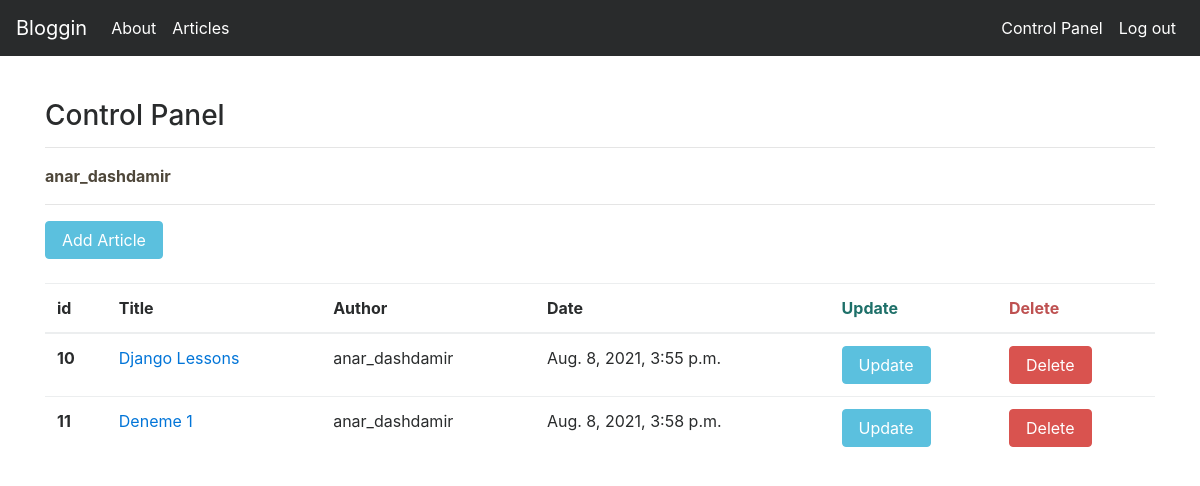
Screenshot of /articles/dashboard/ (signed in) with the database file from the repository.
### article/models.py (models this page shows, shortened)
class Article (models.Model):
    author = models.ForeignKey("auth.User", on_delete= models.CASCADE, verbose_name= "Author")
    title = models.CharField(max_length=50, verbose_name= "Title")
    content = RichTextField(verbose_name= "Content")
    created_date = models.DateTimeField(auto_now_add = True, verbose_name= "Date")
    article_image = models.FileField(blank= True, null= True, verbose_name= "Upload picture")

### article/views.py (the view)
# urls.py: path('dashboard/', views.dashboard, name= "dashboard" ),
@login_required(login_url="user:login")
def dashboard(request):
    articles = Article.objects.filter(author = request.user)
    context ={
        "articles": articles
    }
    return render(request,"dashboard.html", context)

### templates/dashboard.html
{% extends 'layout.html' %}
{% block body %}
<h3>Control Panel</h3>
<hr>
<p>
     <strong style="color :rgb(78, 71, 58)">{{request.user.username}}</strong>
</p>
<hr>
<a href="/articles/addarticle" class="btn btn-info">Add Article</a>
<br> <br>
{% if articles %}
<table class="table table-hover">
    <thead>
        <tr>
            <th scope="col">id</th>
            <th scope="col">Title</th>
            <th scope="col">Author</th>
            <th scope="col">Date</th>
            <th scope="col" style="color: rgb(30, 112, 105);">Update</th>
            <th scope="col" style="color: rgb(190, 81, 81);">Delete</th>
        </tr>
    </thead>
    <tbody>
        {% for article in articles %}
        <tr>
            <th scope="row">{{article.id}}</th>
            <td><a href="/articles/article/{{article.id}}">{{article.title}}</a></td>
            <td>{{article.author.username}}</td>
            <td>{{article.created_date}}</td>
            <td><a href="/articles/update/{{article.id}}" class="btn btn-info">Update</a></td>
            <td><a href="/articles/delete/{{article.id}}" class="btn btn-danger">Delete</a></td>
        </tr>
        {% endfor %}
    </tbody>
</table>
{% else %}
<div class="alert alert-warning">
    You have not an article yet!
</div>
{% endif %}
{% endblock body %}

### rows the page displays
Article: id "10", title "Django Lessons", author.username "anar_dashdamir", created_date "Aug. 8, 2021, 3:55 p.m."
Article: id "11", title "Deneme 1", author.username "anar_dashdamir", created_date "Aug. 8, 2021, 3:58 p.m."

### other values shown
{{ request.user.username }} "anar_dashdamir"
